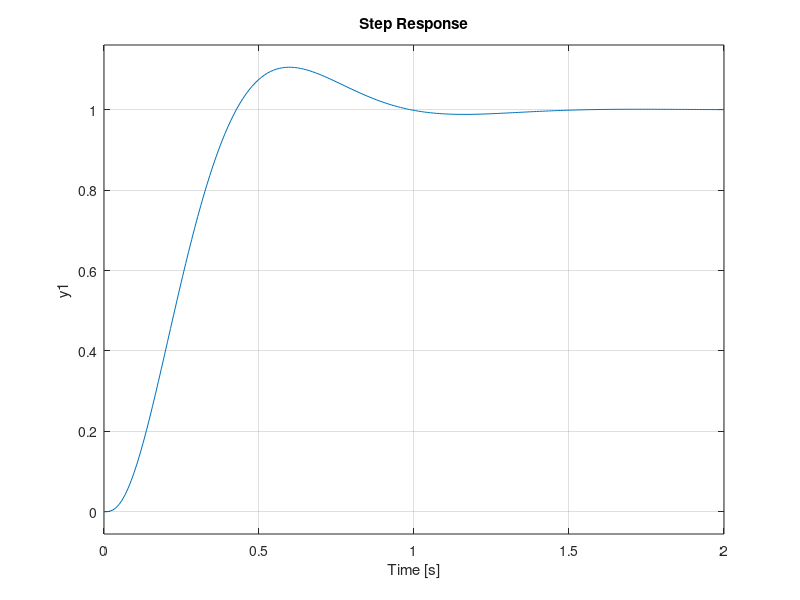

Write MATLAB code to recreate this figure.
% Relationship between open loop and closed loop frequency responses and
% time response

% third order system: G(s) = p1 * p2 * k / ( s ( s + p1 ) ( s + p2 ) )

clear all

k = input('Enter a value for the gain:  ')

p1 = 10;

p2 = 30;

num = [ p1 * p2 * k  ];

den = poly([ 0 -p1 -p2 ]);

G = tf(num,den) % create the open loop transfer function G

H = tf([1],[1]); % Unity gain feedback

M = feedback(G,H)  % Creates the closed loop transfer function M = G / ( 1 + G * H )

f_table = logspace(0,2,200); % frequency table with 200 entries from 1 to 100

bode(G,f_table) % plot G, the open loop freqency response

margin(G) % display stability margins

[gm,pm,w180,wc] = margin(G) % put the margins into variables and print their values

grid on

hold on

bode(M,f_table) % plot the closed loop frequency response

[amplitude,phase,wout] = bode(M,f_table);

M_max = 20 * log10(max(amplitude)) % display the maximum value, in dB, of the closed loop freqency response

dummy = input('press any key to continue:  ');

hold off

step(M)  % plot the step response

[y,t_table] = step(M);

grid on

y_max = max(y) % display the peak value of the step response



